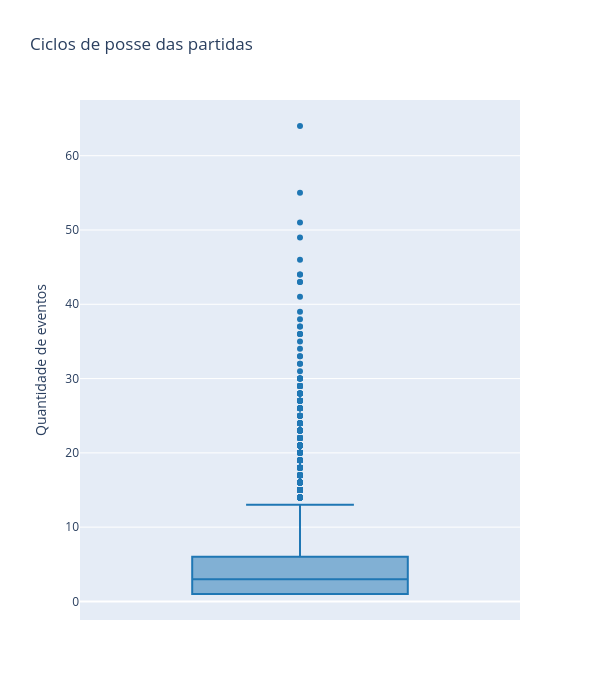

The code cell stored with this chart in its notebook:
### Code cell
df_possession_agg_pd = df_possession_agg.toPandas()

fig = go.Figure()

#cores = ['#1f77b4', '#ff7f0e', '#2ca02c', '#d62728', '#9467bd']

fig.add_trace(
    go.Box(
        y=df_possession_agg_pd['qtd_eventos'],
        name='',
        marker_color='#1f77b4',
        text=df_possession_agg_pd['possession_id'],
        hovertemplate='%{text}<br>Quantidade de eventos: %{y}<extra></extra>',
        #legendgroup=freq,
        #showlegend=True
    )
)

fig.update_layout(
    title=f'Ciclos de posse das partidas',
    height=700,
    width=600
)

fig.update_yaxes(title_text='Quantidade de eventos')
fig.show()

### Figure 1 — Plotly figure (JSON) as saved in the notebook; plotly's stock layout.template omitted (floating-point values rounded to 4 significant figures; data arrays with more than 128 entries replaced by an {"elided": "..."} marker saying what was removed)
{"data": [{"hovertemplate": "%{text}<br>Quantidade de eventos: %{y}<extra></extra>", "marker": {"color": "#1f77b4"}, "name": "", "text": {"elided": "5784 float values"}, "type": "box", "y": {"elided": "5784 int values"}}], "layout": {"height": 700, "title": {"text": "Ciclos de posse das partidas"}, "width": 600, "yaxis": {"title": {"text": "Quantidade de eventos"}}}}
